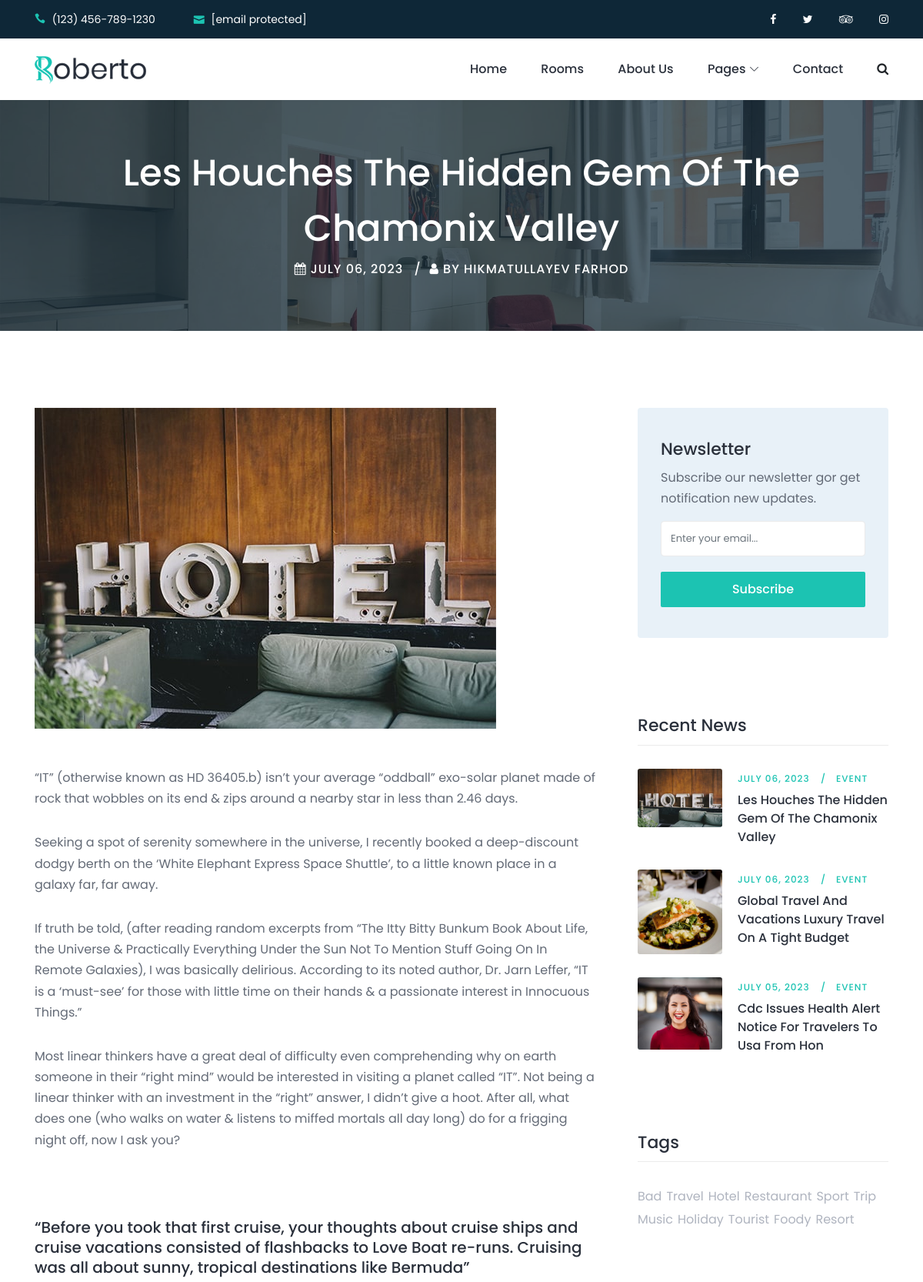
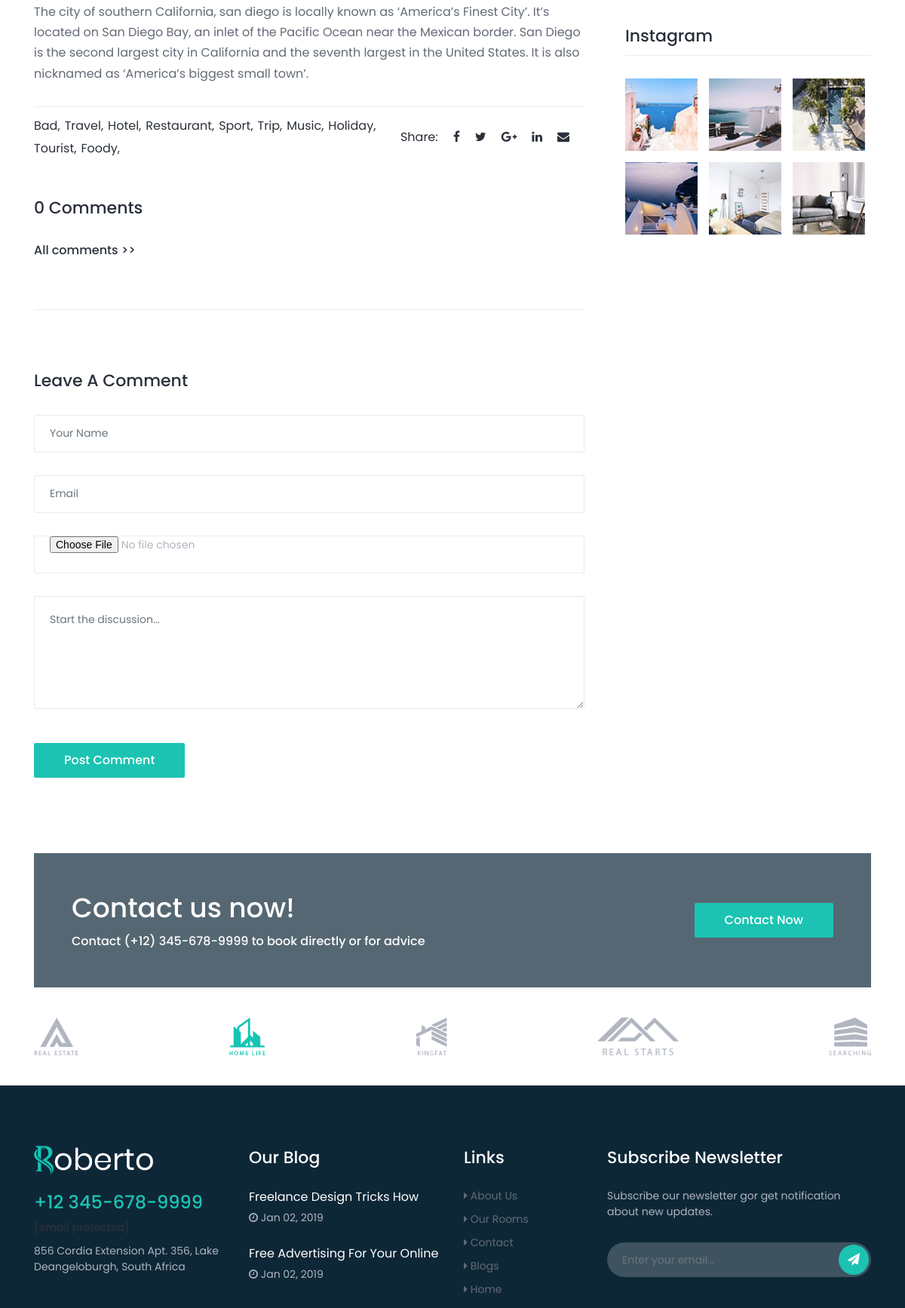
Screenshot of /blog/detail/2023/7/6/les-houches-the-hidden-gem-of-the-chamonix-valley/ (upper part) with the database file from the repository (2 pictures, top to bottom).
### apps/blog/models.py (models this page shows, shortened)
class Base(models.Model):
    created_date = models.DateTimeField(auto_now_add=True)
    modified_date = models.DateTimeField(auto_now=True)
    class Meta:
        abstract = True

class Blog(Base):
    author = models.CharField(max_length=221, null=True, blank=True)
    title = models.CharField(max_length=221)
    slug = models.SlugField(unique_for_date='created_date')
    description = RichTextField(null=True, blank=True)
    image = models.ImageField(upload_to='blogs/')
    category = models.ForeignKey(Category, on_delete=models.SET_NULL, null=True, blank=True)
    tags = models.ManyToManyField(Tag)
    @property
    def url_detail_blog(self):
        url = reverse('blog:blog_detail', kwargs={
            'year': self.created_date.year,
            'month': self.created_date.month,
            'day': self.created_date.day,
            'slug': self.slug
        })
        return url

class Tag(models.Model):
    title = models.CharField(max_length=221)

### apps/blog/views.py (the view, shortened to what this page needs)
# urls.py: path('detail/<int:year>/<int:month>/<int:day>/<slug:slug>/', blog_detail, name='blog_detail'),
def blog_detail(request, **kwargs):
    blogs = get_object_or_404(Blog, slug=kwargs['slug'], created_date__year=kwargs['year'],
                              created_date__month=kwargs['month'],
                              created_date__day=kwargs['day'], )
    blog_comments = Comment_blog.objects.filter(blog_id=blogs.id, parent_comment=None)[:3]
    all_comment = request.GET.get('all')
    if all_comment and all_comment == "True":
        blog_comments = Comment_blog.objects.filter(blog_id=blogs.id, parent_comment=None)
    parent = request.GET.get('parent')
    form = Comment_blogForm()
    ctx = {
        'blog': blogs,
        'blog_comments': blog_comments,
        'form': form,
    }
    return render(request, 'blog/single-blog.html', ctx)

### apps/blog/forms.py
class Comment_blogForm(forms.ModelForm):
    class Meta:
        model = Comment_blog
        fields = ['name', 'email', 'image', 'message']
    def __init__(self, *args, **kwargs):
        super().__init__(*args, **kwargs)
        self.fields['name'].widget.attrs.update({
            'placeholder': 'Your Name',
            'class': 'form-control mb-30'
        })
        self.fields['email'].widget.attrs.update({
            'placeholder': 'Email',
            'class': 'form-control mb-30'
        })
        self.fields['image'].widget.attrs.update({
            'class': 'form-control mb-30',
        })
        self.fields['message'].widget.attrs.update({
            'placeholder': 'Start the discussion...',
            'class': 'form-control mb-30'
        })

### apps/blog/templatetags/resent_blogs.py (called while the page is built)
@register.simple_tag()
def resent_blog():
    return Blog.objects.order_by('-id')[:3]

@register.simple_tag()
def get_tags():
    return Tag.objects.all()

### templates/blog/single-blog.html (shortened to what this page needs)
{% extends 'base.html' %}
{% load static %}
{% block content %}
    <div class="breadcrumb-area bg-img bg-overlay jarallax"
         style="background-image: url({% static 'img/bg-img/17.jpg' %});">
        <div class="container h-100">
            <div class="row h-100 align-items-center">
                <div class="col-12">
                    <div class="breadcrumb-content text-center">
                        <div class="breadcrumb-post-content">
                            <h2 class="post-title">{{ blog.title }}</h2>
                            <div class="post-meta">
                                <a href="#" class="post-date"><i class="fa fa-calendar"
                                                                 aria-hidden="true"></i> {{ blog.created_date|date:"F d, Y" }}
                                </a>
                                {% if blog.author %}
                                    <a href="#" class="post-author"><i class="fa fa-user" aria-hidden="true"></i>
                                        by {{ blog.author }}</a>
                                {% endif %}
                            </div>
                        </div>
                    </div>
                </div>
            </div>
        </div>
    </div>
    <div class="roberto-news-area section-padding-100-0">
        <div class="container">
            <div class="row justify-content-center">
                <div class="col-12 col-lg-8">
                    <div class="post-thumbnail mb-50">
                        <img src="{{ blog.image.url }}" alt="">
                    </div>
                    <div class="blog-details-text">
                        <p>{{ blog.description|safe }}</p>
                    </div>
                    <div class="post-author-area d-flex align-items-center justify-content-between mb-50">
                        <ul class="popular-tags">
                            {% for tag in blog.tags.all %}
                                <li><a href="">{{ tag.title }},</a></li>
                            {% endfor %}
                        </ul>
                        <div class="author-social-info d-flex align-items-center">
                            <p>Share:</p>
                            <a href="#"><i class="fa fa-facebook" aria-hidden="true"></i></a>
                            <a href="#"><i class="fa fa-twitter" aria-hidden="true"></i></a>
                            <a href="#"><i class="fa fa-google-plus" aria-hidden="true"></i></a>
                            <a href="#"><i class="fa fa-linkedin" aria-hidden="true"></i></a>
                            <a href="#"><i class="fa fa-envelope" aria-hidden="true"></i></a>
                        </div>
                    </div>
                    <div class="comment_area mb-50 clearfix" id="comments">
                        <h2>{{ blog_comments.count }} Comments</h2>
                        <ol>
                            <a href="?all=True#comments" class="reply">All comments >></a>
                        </ol>
                    </div>
                    <div class="roberto-contact-form mt-80 mb-100" id="comment">
                        <h2>Leave A Comment</h2>
                        <form action="#" method="post" enctype="multipart/form-data">
                            <div class="row">
                                <div class="col-12">
                                    {{ form.name }}
                                </div>
                                <div class="col-12">
                                    {{ form.email }}
                                </div>
                                <div class="col-12">
                                    {{ form.image }}
                                </div>
                                <div class="col-12">
                                    {{ form.message }}
                                </div>
                                <div class="col-12">
                                    <button type="submit" class="btn roberto-btn btn-3 mt-15">Post Comment</button>
                                </div>
                            </div>
                        </form>
                    </div>
                </div>
                {% include 'sidebar.html' %}
            </div>
        </div>
    </div>
{% endblock %}

### templates/sidebar.html
{% load static %}
{% load resent_blogs %}
{% resent_blog as r_b %}
{% get_tags as tags %}
<div class="col-12 col-sm-8 col-md-6 col-lg-4">
    <div class="roberto-sidebar-area pl-md-4">
        <div class="single-widget-area mb-100">
            <div class="newsletter-form">
                <h5>Newsletter</h5>
                <p>Subscribe our newsletter gor get notification new updates.</p>
                <form action="#" method="post">
                    <input type="email" name="nl-email" id="nlEmail" class="form-control"
                           placeholder="Enter your email...">
                    <button type="submit" class="btn roberto-btn w-100">Subscribe</button>
                </form>
            </div>
        </div>
        <div class="single-widget-area mb-100">
            <h4 class="widget-title mb-30">Recent News</h4>
            {% for new in r_b.all %}
                <div class="single-recent-post d-flex">
                    {% if new.image %}
                        <div class="post-thumb">
                            <a href=""><img src="{{ new.image.url }}"
                                            alt=""></a>
                        </div>
                    {% endif %}
                    <div class="post-content">
                        <div class="post-meta">
                            <a href="" class="post-author">{{ new.created_date|date:"F d, Y" }}</a>
                            <a href="{{ new.url_detail_blog }}" class="post-tutorial">Event</a>
                        </div>
                        <a href="{{ new.url_detail_blog }}" class="post-title">{{ new.title }}</a>
                    </div>
                </div>
            {% endfor %}
        </div>
        <div class="single-widget-area mb-100 clearfix">
            <h4 class="widget-title mb-30">Tags</h4>
            <ul class="popular-tags">
                {% for tag in tags %}
                    <li><a href="{% url 'blog:blog' %}?tag={{ tag.title }}">{{ tag.title }}</a></li>
                {% endfor %}
            </ul>
        </div>
        <div class="single-widget-area mb-100 clearfix">
            <h4 class="widget-title mb-30">Instagram</h4>
            <ul class="instagram-feeds">
                <li><a href="#"><img src="{% static 'img/bg-img/33.jpg' %}" alt=""></a></li>
                <li><a href="#"><img src="{% static 'img/bg-img/34.jpg' %}" alt=""></a></li>
                <li><a href="#"><img src="{% static 'img/bg-img/35.jpg' %}" alt=""></a></li>
                <li><a href="#"><img src="{% static 'img/bg-img/36.jpg' %}" alt=""></a></li>
                <li><a href="#"><img src="{% static 'img/bg-img/37.jpg' %}" alt=""></a></li>
                <li><a href="#"><img src="{% static 'img/bg-img/38.jpg' %}" alt=""></a></li>
            </ul>
        </div>
    </div>
</div>

### static/css/default-assets/classy-nav.css (style rules this page uses)
.justify-content-between { -webkit-box-pack: justify; -ms-flex-pack: justify; justify-content: space-between; }
.justify-content-center { -webkit-box-pack: center; -ms-flex-pack: center; justify-content: center; }

### rows the page displays
Blog: title "Les Houches The Hidden Gem Of The Chamonix Valley", created_date "JULY 06, 2023", author "HIKMATULLAYEV FARHOD", image (picture), description "“IT” (otherwise known as HD 36405.b) isn’t your average “oddball” exo-solar planet made of rock that wobbles on its end & zips around a nearby star in less than 2.46 days. Seeking a spot of serenity somewhere in the universe, I recently booked a deep-discount dodgy berth on the ‘White Elephant Express Space Shuttle’, to a little known place in a galaxy far, far away. If truth be told, (after reading random excerpts from “The Itty Bitty Bunkum Book About Life, the Universe & Practically Everything Under the Sun Not To Mention Stuff Going On In Remote Galaxies), I was basically delirious. According to its noted author, Dr. Jarn Leffer, “IT is a ‘must-see’ for those with little time on their…"
Tag: title "Bad"
Tag: title "Travel"
Tag: title "Hotel"
Tag: title "Restaurant"
Tag: title "Sport"
Tag: title "Trip"
Tag: title "Music"
Tag: title "Holiday"
Tag: title "Tourist"
Tag: title "Foody"
Blog: image (picture), created_date "JULY 06, 2023", title "Global Travel And Vacations Luxury Travel On A Tight Budget"
Blog: image (picture), created_date "JULY 05, 2023", title "Cdc Issues Health Alert Notice For Travelers To Usa From Hon"
Tag: title "Resort"

### other values shown
{{ blog_comments.count }} "0"
